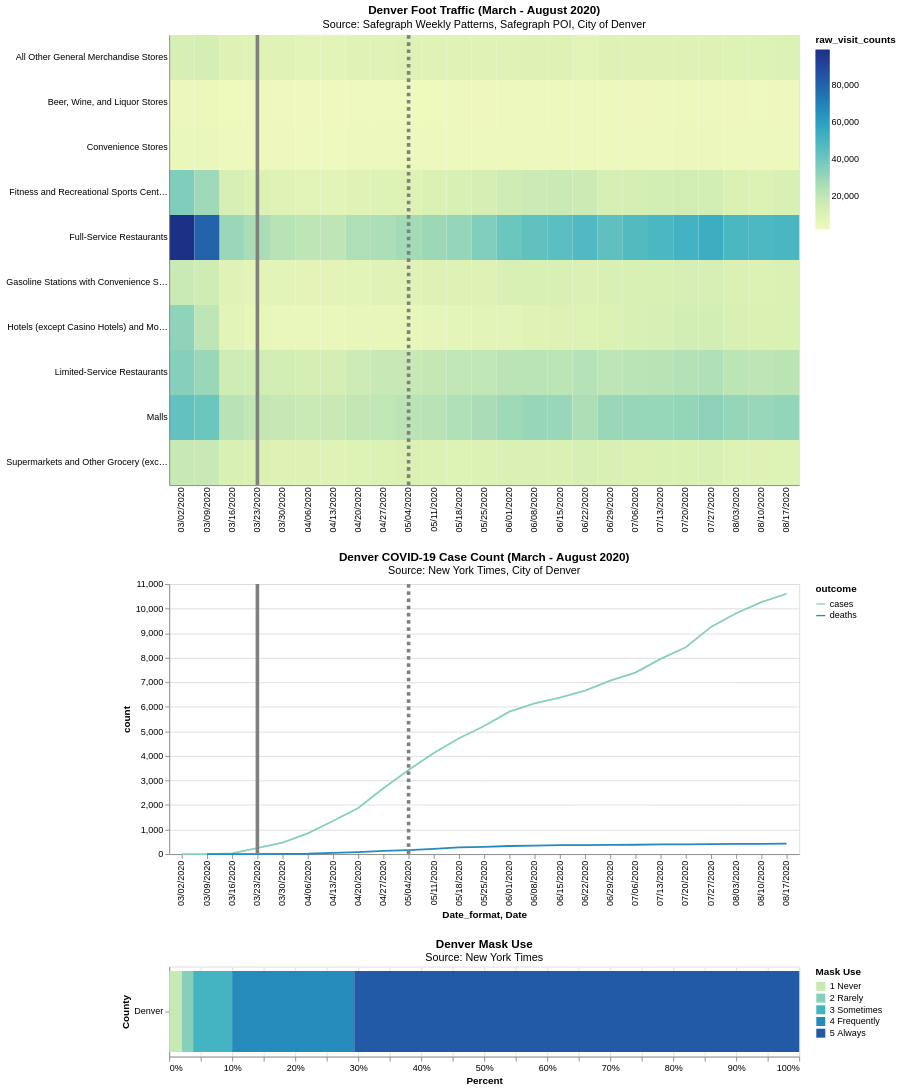

The Vega-Lite source for this figure:
### Vega-Lite specification from a JSON file in a GitHub repository (floating-point values rounded to 4 significant figures; data arrays with more than 128 entries replaced by an {"elided": "..."} marker saying what was removed)
{"config": {"view": {"continuousWidth": 400, "continuousHeight": 300}}, "vconcat": [{"layer": [{"data": {"name": "data-ebbeff37e646c1ee9a17f267b9837765"}, "mark": "rect", "encoding": {"color": {"type": "quantitative", "field": "raw_visit_counts", "scale": {"scheme": "yellowgreenblue"}, "sort": "ascending"}, "tooltip": [{"type": "nominal", "field": "Date_format"}, {"type": "quantitative", "field": "raw_visit_counts"}], "x": {"type": "ordinal", "axis": {"ticks": false, "title": null}, "field": "Date_format"}, "y": {"type": "nominal", "axis": {"ticks": false, "title": null}, "field": "sub_category"}}, "height": 500, "title": {"text": "Denver Foot Traffic (March - August 2020)", "subtitle": "Source: Safegraph Weekly Patterns, Safegraph POI, City of Denver"}, "width": 700}, {"data": {"name": "data-753523826bed3b62991b5969ee1b9340"}, "mark": {"type": "rule", "color": "grey", "strokeWidth": 4}, "encoding": {"x": {"type": "ordinal", "field": "Date"}}}, {"data": {"name": "data-b5cabf30eb8c4d929e806153c162afa6"}, "mark": {"type": "rule", "color": "grey", "strokeDash": [4, 4], "strokeWidth": 4}, "encoding": {"x": {"type": "ordinal", "field": "Date"}}}]}, {"layer": [{"data": {"name": "data-1372ae9d7188a448026ae6592c601d16"}, "mark": "line", "encoding": {"color": {"type": "nominal", "field": "outcome", "scale": {"scheme": "yellowgreenblue"}, "sort": "ascending"}, "x": {"type": "nominal", "field": "Date_format"}, "y": {"type": "quantitative", "field": "count"}}, "height": 300, "title": {"text": "Denver COVID-19 Case Count (March - August 2020)", "subtitle": "Source: New York Times, City of Denver"}, "width": 700}, {"data": {"name": "data-753523826bed3b62991b5969ee1b9340"}, "mark": {"type": "rule", "color": "grey", "strokeWidth": 4}, "encoding": {"x": {"type": "ordinal", "field": "Date"}}}, {"data": {"name": "data-b5cabf30eb8c4d929e806153c162afa6"}, "mark": {"type": "rule", "color": "grey", "strokeDash": [4, 4], "strokeWidth": 4}, "encoding": {"x": {"type": "ordinal", "field": "Date"}}}]}, {"data": {"name": "data-5dbe74103c3b92bc9504006991a96c25"}, "mark": "bar", "encoding": {"color": {"type": "ordinal", "field": "Mask Use", "scale": {"scheme": "yellowgreenblue"}}, "tooltip": [{"type": "nominal", "field": "County"}, {"type": "nominal", "field": "State"}, {"type": "ordinal", "field": "Mask Use"}, {"type": "quantitative", "field": "Percent"}], "x": {"type": "quantitative", "field": "Percent", "stack": "normalize"}, "y": {"type": "nominal", "field": "County"}}, "height": 100, "title": {"text": "Denver Mask Use", "subtitle": "Source: New York Times"}, "width": 700}], "$schema": "https://vega.github.io/schema/vega-lite/v4.8.1.json", "datasets": {"data-ebbeff37e646c1ee9a17f267b9837765": {"elided": "250 records"}, "data-753523826bed3b62991b5969ee1b9340": [{"Date": "03/23/2020", "Event": "Stay at Home"}], "data-b5cabf30eb8c4d929e806153c162afa6": [{"Date": "05/04/2020", "Event": "Reopen"}], "data-1372ae9d7188a448026ae6592c601d16": [{"index": 0, "Date_format": "03/02/2020", "outcome": "cases", "count": 0.0}, {"index": 0, "Date_format": "03/09/2020", "outcome": "cases", "count": 3.0}, {"index": 1, "Date_format": "03/16/2020", "outcome": "cases", "count": 28.0}, {"index": 2, "Date_format": "03/30/2020", "outcome": "cases", "count": 465.0}, {"index": 3, "Date_format": "04/06/2020", "outcome": "cases", "count": 847.0}, {"index": 4, "Date_format": "04/13/2020", "outcome": "cases", "count": 1346.0}, {"index": 5, "Date_format": "04/20/2020", "outcome": "cases", "count": 1880.0}, {"index": 6, "Date_format": "04/27/2020", "outcome": "cases", "count": 2682.0}, {"index": 7, "Date_format": "05/04/2020", "outcome": "cases", "count": 3428.0}, {"index": 8, "Date_format": "05/11/2020", "outcome": "cases", "count": 4118.0}, {"index": 9, "Date_format": "05/18/2020", "outcome": "cases", "count": 4720.0}, {"index": 10, "Date_format": "05/25/2020", "outcome": "cases", "count": 5216.0}, {"index": 11, "Date_format": "06/01/2020", "outcome": "cases", "count": 5802.0}, {"index": 12, "Date_format": "06/08/2020", "outcome": "cases", "count": 6138.0}, {"index": 13, "Date_format": "06/15/2020", "outcome": "cases", "count": 6376.0}, {"index": 14, "Date_format": "06/22/2020", "outcome": "cases", "count": 6663.0}, {"index": 15, "Date_format": "06/29/2020", "outcome": "cases", "count": 7065.0}, {"index": 16, "Date_format": "07/06/2020", "outcome": "cases", "count": 7392.0}, {"index": 17, "Date_format": "07/13/2020", "outcome": "cases", "count": 7952.0}, {"index": 18, "Date_format": "07/20/2020", "outcome": "cases", "count": 8429.0}, {"index": 19, "Date_format": "07/27/2020", "outcome": "cases", "count": 9256.0}, {"index": 20, "Date_format": "08/03/2020", "outcome": "cases", "count": 9813.0}, {"index": 21, "Date_format": "08/10/2020", "outcome": "cases", "count": 10260.0}, {"index": 22, "Date_format": "08/17/2020", "outcome": "cases", "count": 10610.0}, {"index": 23, "Date_format": "03/09/2020", "outcome": "deaths", "count": 0.0}, {"index": 24, "Date_format": "03/16/2020", "outcome": "deaths", "count": 0.0}, {"index": 25, "Date_format": "03/30/2020", "outcome": "deaths", "count": 6.0}, {"index": 26, "Date_format": "04/06/2020", "outcome": "deaths", "count": 15.0}, {"index": 27, "Date_format": "04/13/2020", "outcome": "deaths", "count": 51.0}, {"index": 28, "Date_format": "04/20/2020", "outcome": "deaths", "count": 83.0}, {"index": 29, "Date_format": "04/27/2020", "outcome": "deaths", "count": 135.0}, {"index": 30, "Date_format": "05/04/2020", "outcome": "deaths", "count": 166.0}, {"index": 31, "Date_format": "05/11/2020", "outcome": "deaths", "count": 212.0}, {"index": 32, "Date_format": "05/18/2020", "outcome": "deaths", "count": 272.0}, {"index": 33, "Date_format": "05/25/2020", "outcome": "deaths", "count": 298.0}, {"index": 34, "Date_format": "06/01/2020", "outcome": "deaths", "count": 329.0}, {"index": 35, "Date_format": "06/08/2020", "outcome": "deaths", "count": 348.0}, {"index": 36, "Date_format": "06/15/2020", "outcome": "deaths", "count": 364.0}, {"index": 37, "Date_format": "06/22/2020", "outcome": "deaths", "count": 367.0}, {"index": 38, "Date_format": "06/29/2020", "outcome": "deaths", "count": 376.0}, {"index": 39, "Date_format": "07/06/2020", "outcome": "deaths", "count": 381.0}, {"index": 40, "Date_format": "07/13/2020", "outcome": "deaths", "count": 394.0}, {"index": 41, "Date_format": "07/20/2020", "outcome": "deaths", "count": 398.0}, {"index": 42, "Date_format": "07/27/2020", "outcome": "deaths", "count": 405.0}, {"index": 43, "Date_format": "08/03/2020", "outcome": "deaths", "count": 416.0}, {"index": 44, "Date_format": "08/10/2020", "outcome": "deaths", "count": 419.0}, {"index": 45, "Date_format": "08/17/2020", "outcome": "deaths", "count": 426.0}], "data-5dbe74103c3b92bc9504006991a96c25": [{"County": "Denver", "State": "Colorado", "Mask Use": "1 Never", "Percent": 0.02}, {"County": "Denver", "State": "Colorado", "Mask Use": "2 Rarely", "Percent": 0.018}, {"County": "Denver", "State": "Colorado", "Mask Use": "3 Sometimes", "Percent": 0.062}, {"County": "Denver", "State": "Colorado", "Mask Use": "4 Frequently", "Percent": 0.194}, {"County": "Denver", "State": "Colorado", "Mask Use": "5 Always", "Percent": 0.707}]}}
